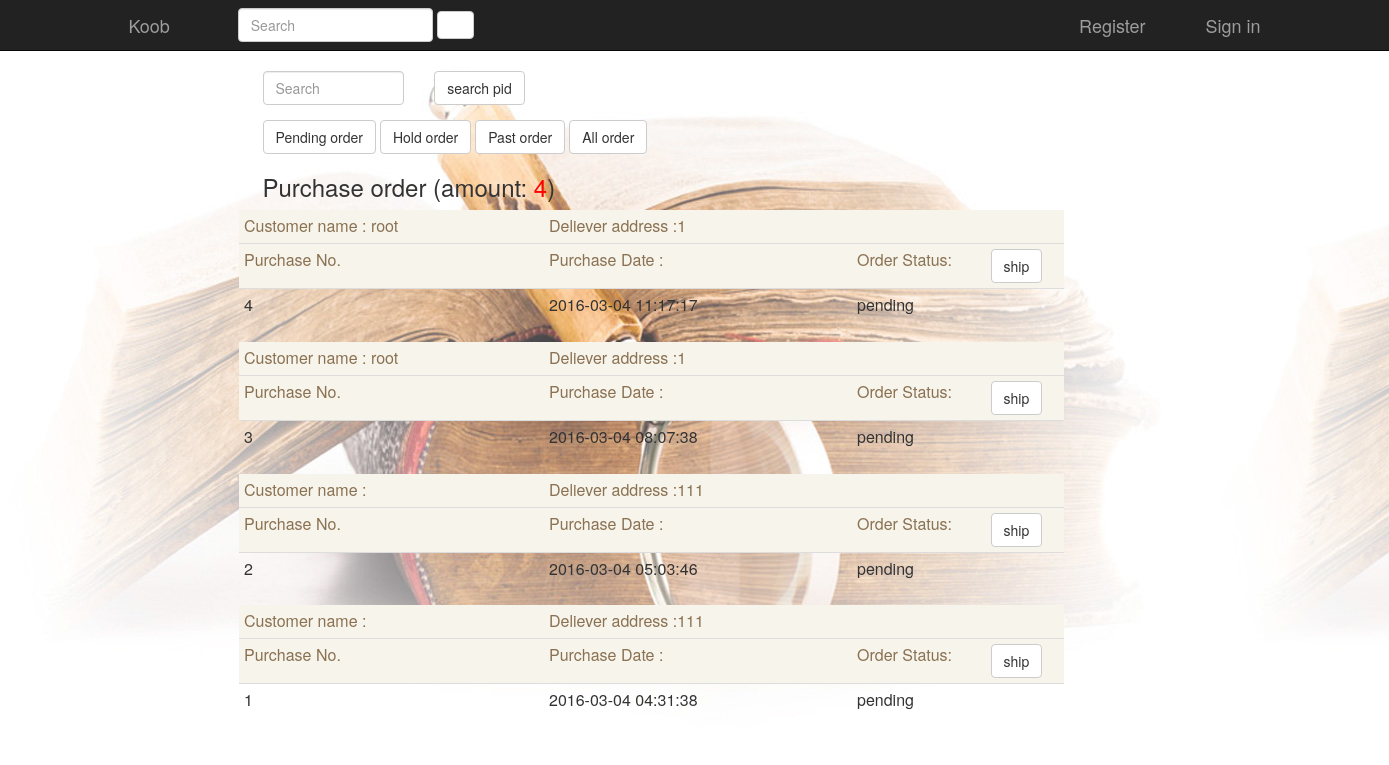
The app's page /vendor.php with its own data.
### tables this page shows
CREATE TABLE IF NOT EXISTS `purchaseorder` (
  `pid` int(4) NOT NULL AUTO_INCREMENT,
  `aid` int(4) NOT NULL,
  `purchaseDate` datetime NOT NULL,
  `sendDate` datetime DEFAULT NULL,
  `cancelDate` datetime DEFAULT NULL,
  `cancelBy` varchar(10) DEFAULT NULL,
  `orderAddress` int(200) NOT NULL,
  `status` varchar(10) NOT NULL,
  PRIMARY KEY (`pid`)
);

CREATE TABLE IF NOT EXISTS `account` (
  `AID` int(4) NOT NULL AUTO_INCREMENT,
  `Fullname` varchar(10) NOT NULL,
  `Password` varchar(100) NOT NULL,
  `Email` varchar(20) NOT NULL,
  `Address` varchar(50) NOT NULL,
  PRIMARY KEY (`AID`)
);

### vendor.php (the view, shortened to what this page needs)
<html>
    <head>
      <link href="http://apps.bdimg.com/libs/bootstrap/3.3.0/css/bootstrap.min.css" rel="stylesheet">
    </head>
    <body background="img/bkg.jpg">
<?php date_default_timezone_set('prc');
include('navibar.php');
if(!empty($_GET['status']))
   {
       if($_GET['status']=='pending')
       {
           $accountorder=mysql_query("SELECT * FROM purchaseorder WHERE status='pending' ORDER BY purchasedate DESC");
           $amount=mysql_query("SELECT COUNT(pid) FROM purchaseorder WHERE status='pending'");
       }
       else if($_GET['status']=='past')
       {
           $accountorder=mysql_query("SELECT * FROM purchaseorder WHERE status='shipped' OR status='cancel' ORDER BY purchasedate DESC");
           $amount=mysql_query("SELECT COUNT(pid) FROM purchaseorder WHERE status='shipped' OR status='cancel'");
       }
       else
       {
           $accountorder=mysql_query("SELECT * FROM purchaseorder WHERE status='hold' ORDER BY purchasedate DESC");
           $amount=mysql_query("SELECT COUNT(pid) FROM purchaseorder WHERE status='hold'");
       }
   }
else if(!empty($pid))
{
    $accountorder=mysql_query("SELECT * FROM purchaseorder WHERE pid=$pid ORDER BY purchasedate DESC");
    $amount=mysql_query("SELECT COUNT(pid) FROM purchaseorder WHERE pid=$pid");
}
else
{
$accountorder=mysql_query("SELECT * FROM purchaseorder ORDER BY purchasedate DESC");
$amount=mysql_query("SELECT COUNT(pid) FROM purchaseorder");
}
$amountRow=mysql_fetch_array($amount,MYSQL_NUM);
?>
</body>
		<div class="container" >
			<div class="row" style="margin-left:138; width:1000;">
                    <div class="row">
                        <div class="col-md-2">
                <form role="search" method="post" action="vendor.php">
         <div class="form-group">
            <input type="text" class="form-control" id="search" name="search" placeholder="Search">
         </div>
                    </div>
                    <div class="col-sm-2">
         <button type="submit" class="btn btn-default" >search pid</button>
                </div>
					</div>
                <a class='btn btn-default' href='vendor.php?status=pending'>Pending order</a>
                 <a class='btn btn-default' href='vendor.php?status=hold'>Hold order</a>
                    <a class='btn btn-default' href='vendor.php?status=past'>Past order</a>
                    <a class='btn btn-default' href='vendor.php'>All order</a>
                <h3>Purchase order (amount: <font color='red'><?php echo $amountRow[0]?></font>)</h3>
                </div>
				</div>
		<div class="header-bottom">
			<div class="container" style="margin-left:209;“>
				<div class="row">
					<div class="col-sm-9">
                        <?php
while($accountorderRows=mysql_fetch_array($accountorder,MYSQL_NUM))
{
$selectaccount=mysql_query("SELECT fullname FROM account WHERE aid=$accountorderRows[1]");
$selectaccountRows=mysql_fetch_array($selectaccount,MYSQL_NUM);
echo "<table class='table table-condensed' border='0'>
					<thead >
                    <tr style='background:#f7f4eb; color:#8a7152; margin-bottom:auto'>
                    <td style=' width:305;'>Customer name : $selectaccountRows[0]</td>
                    <td style=' width:308;'>Deliever address :$accountorderRows[6]</td>
                    <td></td>
                    <td></td>
                    </tr>
                    <tr class='orderinfo' style='background:#f7f4eb; color:#8a7152;'>
                    <td class='purchaseNo'  style=' height:33;'>Purchase No.</td>
                    <td style=' height:33;'>Purchase Date : </td>
                    <td style=' height:33;'>Order Status: </td>
                    ";
    if($accountorderRows[7]=='pending')
    {
echo  "             <td><a class='btn btn-default ' id=ship$accountorderRows[0] href='processorder.php?status=shipped&pid=$accountorderRows[0]' >ship</a></td>";
    }
    else
    {
        echo "<td></td>";
    }
    echo           "</tr>
    <tr id='hover' data-toggle='collapse' href='#collapseOne".$accountorderRows[0]."'>
                    <td class='purchaseNo'>$accountorderRows[0]</td>
                    <td> $accountorderRows[2]</td>
                    <td>$accountorderRows[7]</td>
                    <td></td>
                   </tr>
    <table id='collapseOne".$accountorderRows[0]."' class='table table-condensed panel-collapse collapse' style='background-color:#f7f4eb;'>
				    <tr class='productinfo1'>
							<td class='image'>Item</td>
							<td class='stock'>Stock Status</td>
                            <td>amount</td>
							<td class='price'>Price</td>
				    </tr>
					</thead>
					<tbody>";
    $item=mysql_query("SELECT * FROM orderitem WHERE pid=$accountorderRows[0]");
    while($itemRows=mysql_fetch_array($item,MYSQL_NUM))
{
    $showbook=mysql_query("SELECT * FROM book WHERE bid=$itemRows[1]");
    $rows=mysql_fetch_array($showbook,MYSQL_NUM);
    if($rows[5])
    {
        $stock="In Stock";
    }
    else
    {
        echo "<script>$('#ship$accountorderRows[0]').addClass('disabled')</script>";
        $stock="<span title='Warning'
      data-container='body' data-toggle='hover' data-placement='top'
      data-content='The order can not be shipped' class='glyphicon glyphicon-warning-sign' style='color: orange'></span>Out of Stock";
    }
    echo "
          <tr>
          <td class='productinfo2'><a href='detailpage.php?bid=".$rows[0]."'><img src=\"".$rows[2]."\" width=200px height=200px></a><h4><a href='detailpage.php?bid=".$rows[0]."'>$rows[1]</a></h4></td>
          <td>$stock</td>
          <td class='amount'><strong>".$itemRows[2]."</strong></td>
          <td class='price'><strong> <font color='red'>$".$rows[6]."</font> </strong></td>
         ";
}
}
                ?>
                        </tbody>
				</table>
</html>

### records on screen
purchaseorder: aid.Fullname "root", orderAddress "1", pid "4", purchaseDate "2016-03-04 11:17:17", status "pending"
purchaseorder: aid.Fullname "root", orderAddress "1", pid "3", purchaseDate "2016-03-04 08:07:38", status "pending"
purchaseorder: orderAddress "111", pid "2", purchaseDate "2016-03-04 05:03:46", status "pending"
purchaseorder: orderAddress "111", pid "1", purchaseDate "2016-03-04 04:31:38", status "pending"

### other values on screen
$amountRow[0] "4"
